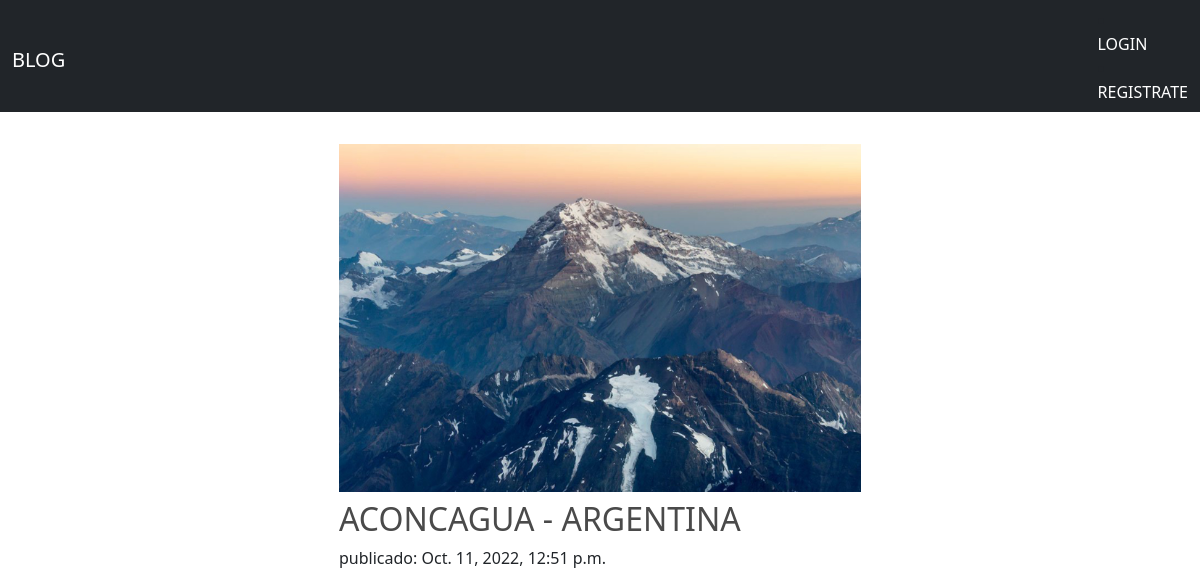
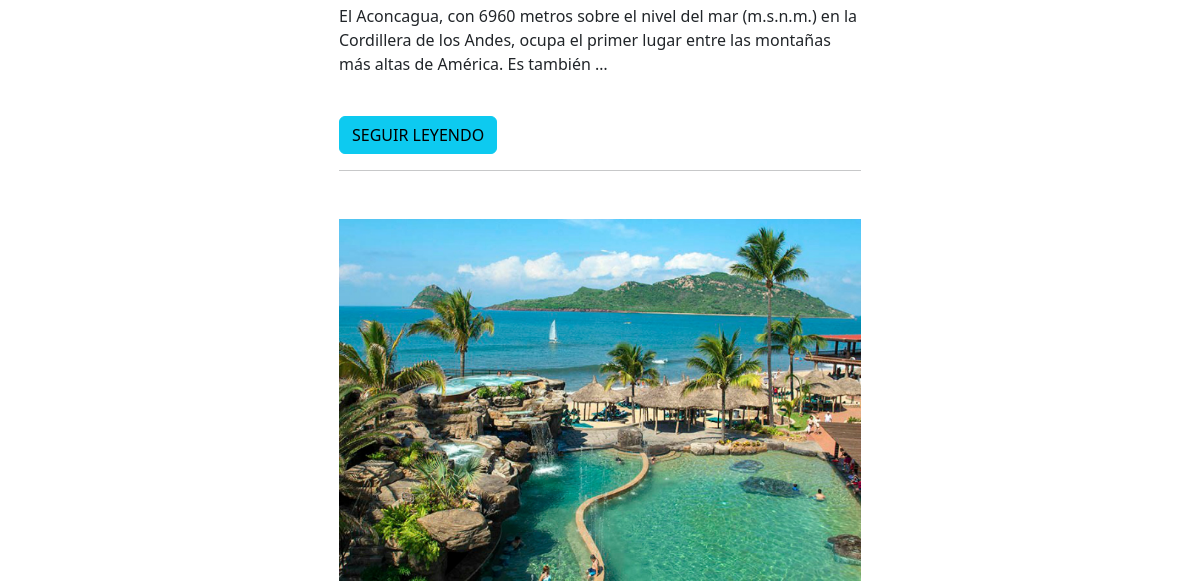
/ (upper part), run on an earlier commit of the app's database (2 pictures, top to bottom).
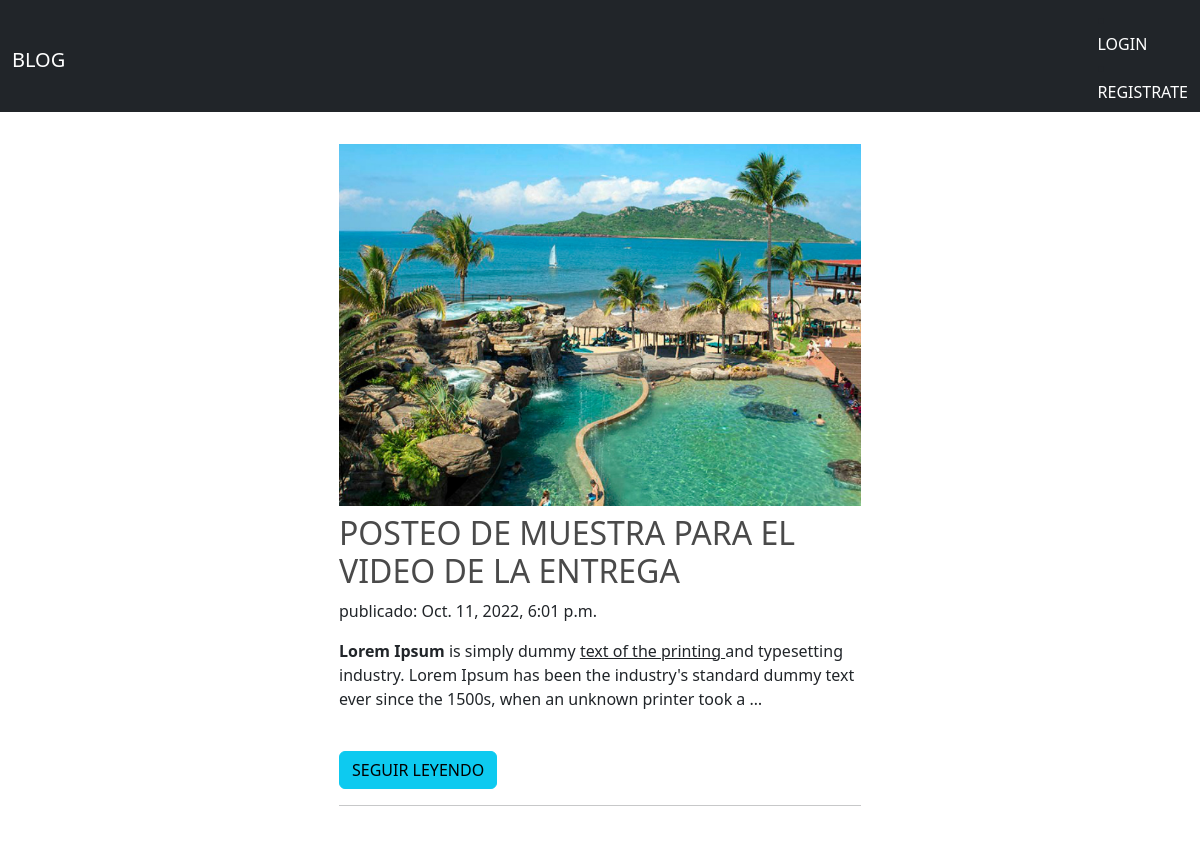
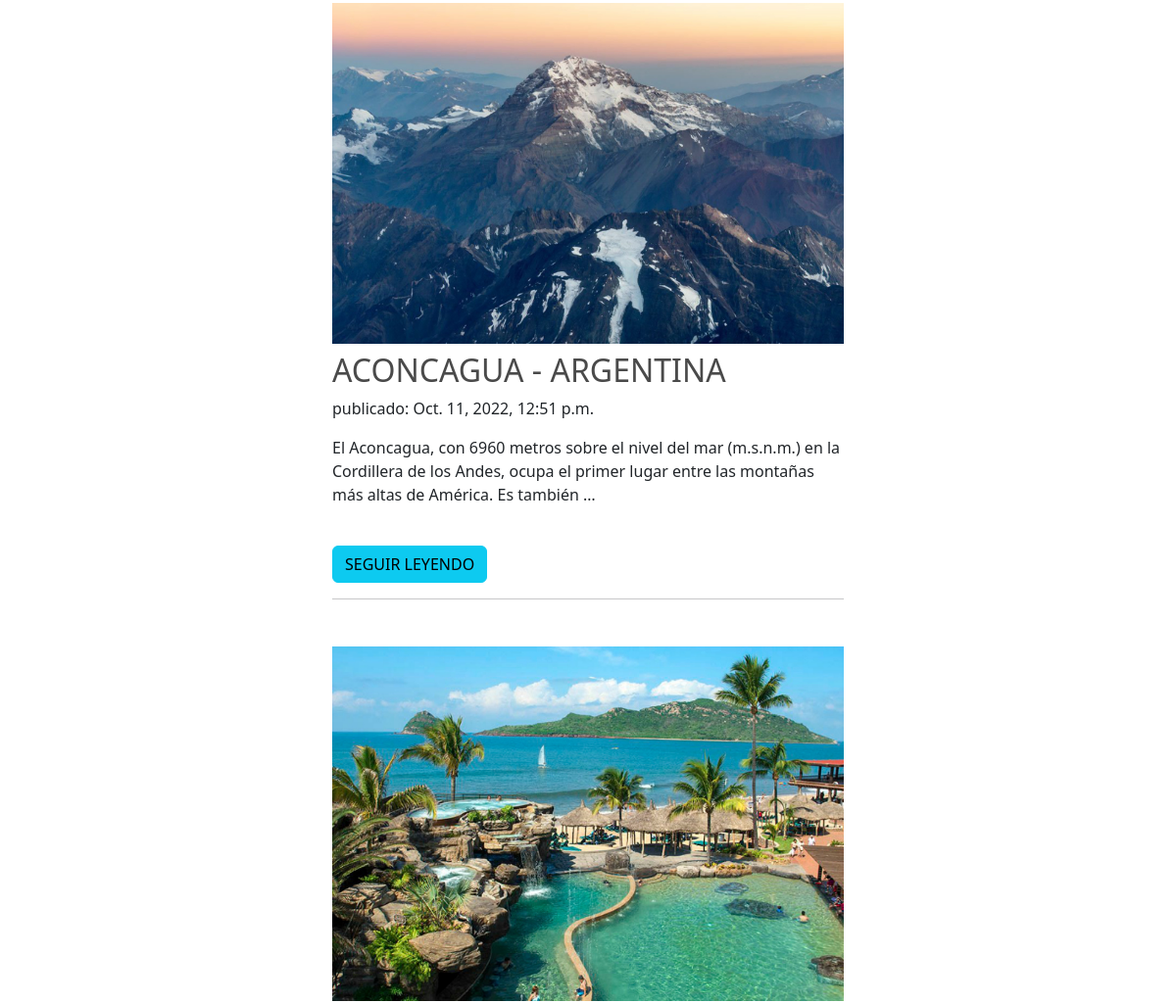
And on a later commit of the database (2 pictures, top to bottom).
### AppBlog/models.py (models this page shows, shortened)
class Posteo(models.Model):
    autor = models.ForeignKey(settings.AUTH_USER_MODEL, on_delete=models.CASCADE)
    titulo = models.CharField(max_length=500)
    contenido = RichTextField(blank=True, null=True)
    imagen_posteo = models.ImageField(blank=True, null=True, upload_to='media/')
    fecha_creado = models.DateTimeField(default=timezone.now)
    fecha_publicado = models.DateTimeField(blank=True, null=True)

### AppBlog/views.py (the view)
# urls.py: path('', views.lista_posteos, name='lista_posteos'),
def lista_posteos(request):
    posteos = Posteo.objects.filter(fecha_publicado__lte=timezone.now()).order_by('-fecha_creado')
    return render(request, 'html/lista_posteos.html', {'posteos':posteos})

### AppBlog/templates/html/lista_posteos.html
{% extends 'html/base.html' %}
{% block content %}
{% if posteos %}
    {% for posteo in posteos %}
        <article class="container mt-5">
            <img class="mb-2 img-fluid" src="{{posteo.imagen_posteo.url}}" alt="si estas viendo esto algo se rompió">
            <h2><a href="{% url 'detalle_posteo' pk=posteo.pk %}">{{ posteo.titulo }}</a></h2>
            <time>publicado: {{ posteo.fecha_publicado }}</time>
            <p>{{ posteo.contenido|safe|linebreaksbr|truncatewords:30 }}</p>
            <br>
            <a class="btn btn-info" href="{% url 'detalle_posteo' pk=posteo.pk %}">SEGUIR LEYENDO</a>
            <hr>
        </article>
    {% endfor %}
{% else %}
        <h2 class="mb-2 mt-2 text-center">NO HAY POSTEOS PUBLICADOS POR EL MOMENTO</h2>
{% endif %}
{% endblock %}

What changed in the data, as far as the page shows it:
added Posteo: imagen_posteo (picture), titulo "POSTEO DE MUESTRA PARA EL VIDEO DE LA ENTREGA", fecha_publicado "Oct. 11, 2022, 6:01 p.m.", contenido "Lorem Ipsum is simply dummy text of the printing and typesetting industry. Lorem Ipsum has been the industry's standard dummy text ever since the 1500s, when an unknown printer took a …"
